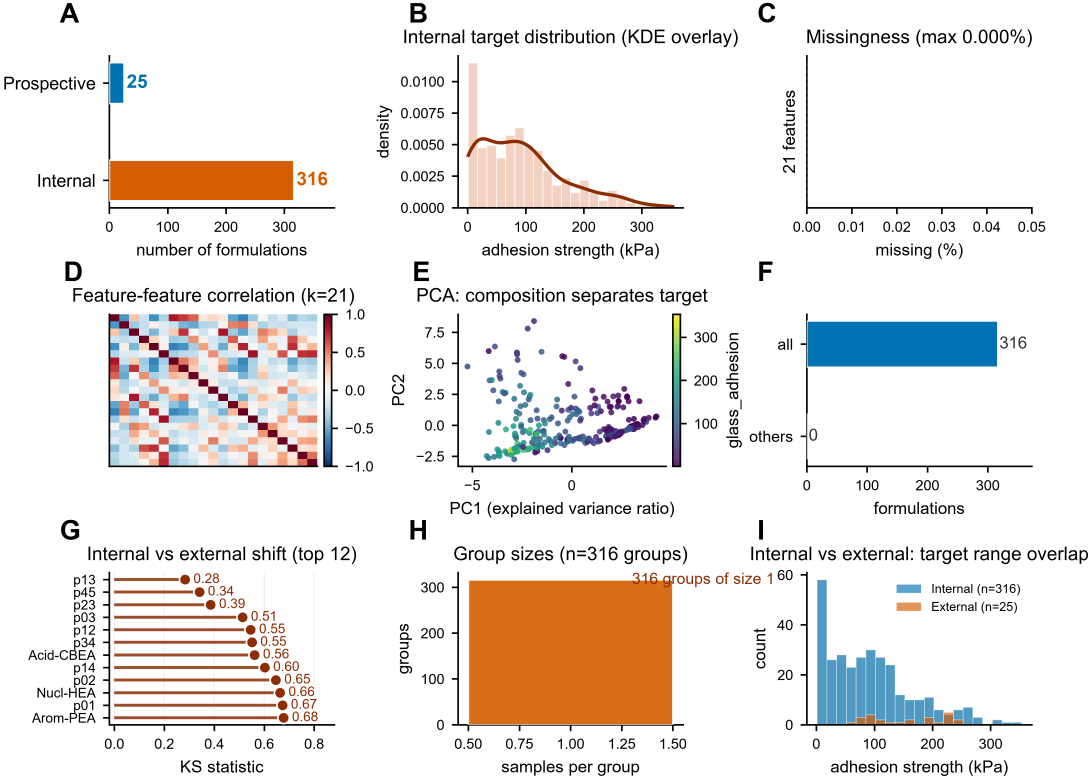
#> input picture figures/Figure3_dataset.png, 4367 x 3116 px, found by its file name (shown at 1/4 size)
$ python _test_qwen.py
#> lines starting #> are read from the running program, lines starting #| are printed output that depends on the picture
### code/_runtime_guard.py
"""Runtime hardening: must be the FIRST import in every script.

Setting thread-count env vars BEFORE numpy / torch / sklearn are imported
prevents an intermittent Windows segfault that surfaces when several
subprocess invocations of these libraries happen back-to-back.

Add the line
    import _runtime_guard  # noqa: F401  (must be first)
as the very first non-docstring import in every entry-point script.

--------------------------------------------------------------------------- #
HOST-FILE-LOCK GUARD (three independent layers, so a long compute phase can
NEVER lose its outputs to a locked file again):
  L1  purge-before-write  -- delete the target path (if it exists) right
      before writing. The WorkBuddy host holds a permanent handle ONLY on
      files that already existed when the session started; freshly created
      files are never locked. Deleting first turns every write into a
      fresh-file creation and sidesteps PermissionError 13 entirely.
  L2  long retry with backoff -- if L1 still hits PermissionError (e.g. the
      host grabbed the handle between our delete and our open), retry with
      30 x 4s = 120s of backoff instead of 15 x 8s.
  L3  .retry fallback file -- if all attempts against the canonical path
      fail, write to "<path>.retry" and append a marker to
      results/arch_eval_logs/write_failures.log so the operator can recover
      the artifact without re-running the compute phase.
--------------------------------------------------------------------------- #
"""
import os

for _key in ("OMP_NUM_THREADS",
             "MKL_NUM_THREADS",
             "OPENBLAS_NUM_THREADS",
             "NUMEXPR_NUM_THREADS",
             "VECLIB_MAXIMUM_THREADS"):
    os.environ.setdefault(_key, "1")

# Deterministic hash seed for Python 3.3+ (otherwise PYTHONHASHSEED is random
# across processes and breaks cache-style deduplication of CSVs / pickles).
os.environ.setdefault("PYTHONHASHSEED", "0")

try:
    import numpy as _np
    _np.random.seed(0)
except Exception:                                   # pragma: no cover
    pass

try:
    import time as _t
    import pandas as _pd

    _orig_to_csv = _pd.DataFrame.to_csv

    # [58 lines left out: functions _safe_remove, _retry_to_csv, _log_write_failure, not called in this run]

    _pd.DataFrame.to_csv = _retry_to_csv
except Exception:                                   # pragma: no cover
    pass

### code/_test_qwen.py
import _runtime_guard  # noqa
from PIL import Image
import io, base64, json, urllib.request, urllib.error, sys, traceback

img = Image.open(r"C:\Users\TS\WorkBuddy\HydroGelNet\figures\Figure3_dataset.png")
#> img is the input picture: PIL image 4367x3116 RGBA; mean R, G, B, A 236.5, 232.2, 229.4, 255
img.thumbnail((1400, 1400))
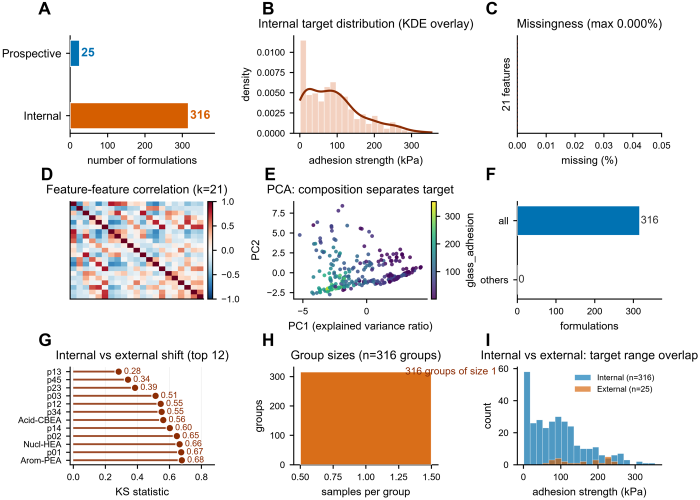
#> img: PIL image 1400x999 RGBA (shown at 1/2 size); mean R, G, B, A 236.4, 232.1, 229.3, 255
buf = io.BytesIO()
img.save(buf, format="PNG")
b64 = base64.b64encode(buf.getvalue()).decode()
print("img size:", img.size, "b64 len:", len(b64), flush=True)
#| img size: (1400, 999) b64 len: 422924

payload = {
    "model": "qwen36:latest",
    "messages": [{
        "role": "user",
        "content": "Describe this scientific figure briefly. Is text overlapping?",
        "images": [b64],
    }],
    "think": False,
    "stream": False,
}
try:
    req = urllib.request.Request(
        "http://localhost:11434/api/chat",
        data=json.dumps(payload).encode(),
        headers={"Content-Type": "application/json"},
    )
#> (the run stopped early here; a loop or call above may not have finished)
